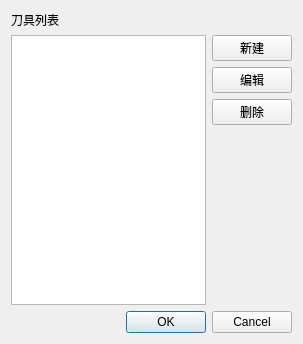
<?xml version="1.0" encoding="UTF-8"?>
<ui version="4.0">
 <class>CreateToolsDlg</class>
 <widget class="QDialog" name="CreateToolsDlg">
  <property name="geometry">
   <rect>
    <x>0</x>
    <y>0</y>
    <width>303</width>
    <height>344</height>
   </rect>
  </property>
  <property name="windowTitle">
   <string>创建刀具</string>
  </property>
  <layout class="QVBoxLayout" name="verticalLayout_2">
   <item>
    <layout class="QGridLayout" name="gridLayout">
     <item row="0" column="0">
      <widget class="QLabel" name="label">
       <property name="text">
        <string>刀具列表</string>
       </property>
      </widget>
     </item>
     <item row="1" column="0">
      <widget class="QListWidget" name="listWidget">
       <property name="currentRow">
        <number>-1</number>
       </property>
      </widget>
     </item>
     <item row="1" column="1">
      <layout class="QVBoxLayout" name="verticalLayout">
       <item>
        <widget class="QPushButton" name="pushButton">
         <property name="text">
          <string>新建</string>
         </property>
         <property name="icon">
          <iconset resource="Resources/Custom.qrc">
           <normaloff>:/icons/add.svg</normaloff>:/icons/add.svg</iconset>
         </property>
        </widget>
       </item>
       <item>
        <widget class="QPushButton" name="pushButton_2">
         <property name="text">
          <string>编辑</string>
         </property>
         <property name="icon">
          <iconset resource="Resources/Custom.qrc">
           <normaloff>:/icons/edit.png</normaloff>:/icons/edit.png</iconset>
         </property>
        </widget>
       </item>
       <item>
        <widget class="QPushButton" name="pushButton_3">
         <property name="text">
          <string>删除</string>
         </property>
         <property name="icon">
          <iconset resource="Resources/Custom.qrc">
           <normaloff>:/icons/Remove.png</normaloff>:/icons/Remove.png</iconset>
         </property>
        </widget>
       </item>
       <item>
        <spacer name="verticalSpacer">
         <property name="orientation">
          <enum>Qt::Vertical</enum>
         </property>
         <property name="sizeHint" stdset="0">
          <size>
           <width>20</width>
           <height>40</height>
          </size>
         </property>
        </spacer>
       </item>
      </layout>
     </item>
    </layout>
   </item>
   <item>
    <widget class="QDialogButtonBox" name="buttonBox">
     <property name="orientation">
      <enum>Qt::Horizontal</enum>
     </property>
     <property name="standardButtons">
      <set>QDialogButtonBox::Cancel|QDialogButtonBox::Ok</set>
     </property>
    </widget>
   </item>
  </layout>
 </widget>
 <resources>
  <include location="Resources/Custom.qrc"/>
 </resources>
 <connections/>
</ui>
